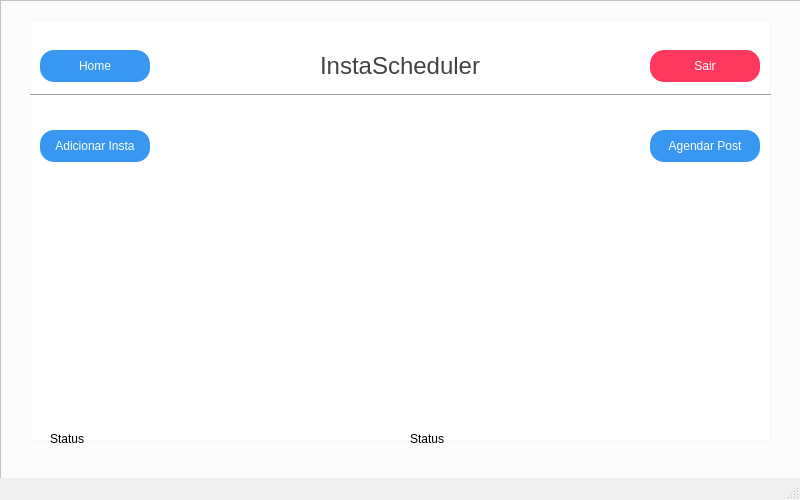
<?xml version="1.0" encoding="UTF-8"?>
<ui version="4.0">
 <class>MainWindow</class>
 <widget class="QMainWindow" name="MainWindow">
  <property name="geometry">
   <rect>
    <x>0</x>
    <y>0</y>
    <width>800</width>
    <height>500</height>
   </rect>
  </property>
  <property name="windowTitle">
   <string>MainWindow</string>
  </property>
  <property name="styleSheet">
   <string notr="true"/>
  </property>
  <widget class="QWidget" name="centralwidget">
   <widget class="QTableWidget" name="tableWidget">
    <property name="geometry">
     <rect>
      <x>30</x>
      <y>20</y>
      <width>741</width>
      <height>421</height>
     </rect>
    </property>
    <property name="styleSheet">
     <string notr="true">background-color: white;
border: 1px solid #f7f7f7;</string>
    </property>
   </widget>
   <widget class="QPushButton" name="logout_button">
    <property name="geometry">
     <rect>
      <x>650</x>
      <y>50</y>
      <width>110</width>
      <height>32</height>
     </rect>
    </property>
    <property name="cursor">
     <cursorShape>PointingHandCursor</cursorShape>
    </property>
    <property name="styleSheet">
     <string notr="true">background-color: #ff3860;
color: white;
border-color: #ff3860;
border-radius: 14px;</string>
    </property>
    <property name="text">
     <string>Sair</string>
    </property>
   </widget>
   <widget class="QPushButton" name="home_button">
    <property name="geometry">
     <rect>
      <x>40</x>
      <y>50</y>
      <width>110</width>
      <height>32</height>
     </rect>
    </property>
    <property name="cursor">
     <cursorShape>PointingHandCursor</cursorShape>
    </property>
    <property name="styleSheet">
     <string notr="true">background-color: #3897f0;
color: white;
border-color: #3897f0;
border-radius: 14px;</string>
    </property>
    <property name="text">
     <string>Home</string>
    </property>
   </widget>
   <widget class="QLabel" name="label_2">
    <property name="geometry">
     <rect>
      <x>320</x>
      <y>50</y>
      <width>191</width>
      <height>31</height>
     </rect>
    </property>
    <property name="styleSheet">
     <string notr="true">font-size: 24px;
color: #404244;
</string>
    </property>
    <property name="text">
     <string>InstaScheduler</string>
    </property>
   </widget>
   <widget class="Line" name="line">
    <property name="geometry">
     <rect>
      <x>30</x>
      <y>80</y>
      <width>741</width>
      <height>31</height>
     </rect>
    </property>
    <property name="orientation">
     <enum>Qt::Horizontal</enum>
    </property>
   </widget>
   <widget class="QPushButton" name="pushButton_3">
    <property name="geometry">
     <rect>
      <x>650</x>
      <y>130</y>
      <width>110</width>
      <height>32</height>
     </rect>
    </property>
    <property name="cursor">
     <cursorShape>PointingHandCursor</cursorShape>
    </property>
    <property name="styleSheet">
     <string notr="true">background-color: #3897f0;
color: white;
border-color: #3897f0;
border-radius: 14px;</string>
    </property>
    <property name="text">
     <string>Agendar Post</string>
    </property>
   </widget>
   <widget class="QColumnView" name="columnView">
    <property name="geometry">
     <rect>
      <x>0</x>
      <y>0</y>
      <width>811</width>
      <height>481</height>
     </rect>
    </property>
    <property name="styleSheet">
     <string notr="true">background-color: #fcfcfc;</string>
    </property>
   </widget>
   <widget class="QLabel" name="label_3">
    <property name="geometry">
     <rect>
      <x>51</x>
      <y>180</y>
      <width>350</width>
      <height>250</height>
     </rect>
    </property>
    <property name="text">
     <string/>
    </property>
    <property name="pixmap">
     <pixmap>static/img/350x250.png</pixmap>
    </property>
   </widget>
   <widget class="QLabel" name="label_4">
    <property name="geometry">
     <rect>
      <x>407</x>
      <y>180</y>
      <width>350</width>
      <height>250</height>
     </rect>
    </property>
    <property name="text">
     <string/>
    </property>
    <property name="pixmap">
     <pixmap>static/img/350x250.png</pixmap>
    </property>
   </widget>
   <widget class="QPushButton" name="pushButton_4">
    <property name="geometry">
     <rect>
      <x>40</x>
      <y>130</y>
      <width>110</width>
      <height>32</height>
     </rect>
    </property>
    <property name="cursor">
     <cursorShape>PointingHandCursor</cursorShape>
    </property>
    <property name="styleSheet">
     <string notr="true">background-color: #3897f0;
color: white;
border-color: #3897f0;
border-radius: 14px;</string>
    </property>
    <property name="text">
     <string>Adicionar Insta</string>
    </property>
   </widget>
   <widget class="QLabel" name="label">
    <property name="geometry">
     <rect>
      <x>50</x>
      <y>430</y>
      <width>64</width>
      <height>17</height>
     </rect>
    </property>
    <property name="text">
     <string>Status</string>
    </property>
   </widget>
   <widget class="QLabel" name="label_5">
    <property name="geometry">
     <rect>
      <x>410</x>
      <y>430</y>
      <width>64</width>
      <height>17</height>
     </rect>
    </property>
    <property name="text">
     <string>Status</string>
    </property>
   </widget>
   <zorder>columnView</zorder>
   <zorder>tableWidget</zorder>
   <zorder>logout_button</zorder>
   <zorder>home_button</zorder>
   <zorder>label_2</zorder>
   <zorder>line</zorder>
   <zorder>pushButton_3</zorder>
   <zorder>label_3</zorder>
   <zorder>label_4</zorder>
   <zorder>pushButton_4</zorder>
   <zorder>label</zorder>
   <zorder>label_5</zorder>
  </widget>
  <widget class="QMenuBar" name="menubar">
   <property name="geometry">
    <rect>
     <x>0</x>
     <y>0</y>
     <width>800</width>
     <height>23</height>
    </rect>
   </property>
  </widget>
  <widget class="QStatusBar" name="statusbar"/>
 </widget>
 <resources>
  <include location="icon.qrc"/>
 </resources>
 <connections/>
</ui>
